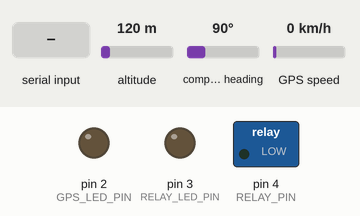
This sketch was run on a simulated Arduino Uno, built with avr-gcc and run on an emulated ATmega328P. Parts: switched loads named in the sketch (green lamp = pin HIGH), output pins drawn as LEDs (lit = HIGH). The inputs (shaded band) are chosen by the test bench; at power-on: altitude 120 m, compass heading 90°, GPS speed 0 km/h. EEPROM starts erased; the GPS gets a fix after 3 s at 37.7749, -122.4194 with 8 satellites; what the sketch prints to the serial monitor is not drawn.

Above: at 1.8 s.
1.9 s: "relayon\n" received over Serial
At 2.5 s:
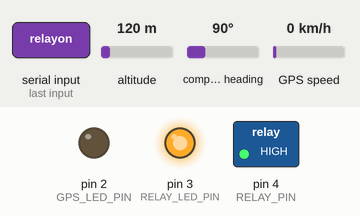
6.0 s: "relayoff\n" received over Serial
At 10.0 s:
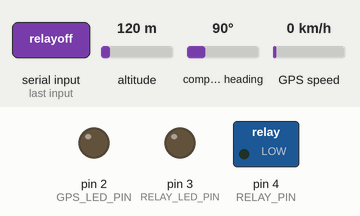
10.1 s: byte 36 (MSG_END) received over Serial
Timing chart, 0 to 18.1 s (numbered marks = the images above; inputs shaded):
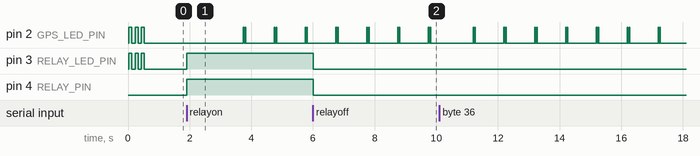

The sketch:

NiaotoShield_CutOff.ino
```cpp
#include <TinyGPS++.h>
#include <SoftwareSerial.h>
#include <EEPROM.h>
// AESLib and SHA256 not needed for initial testing
// #include <AESLib.h>
// #include <SHA256.h>

// Pin definitions
#define GPS_RX_PIN 8        // Connect to GPS TX
#define GPS_TX_PIN 9        // Connect to GPS RX
#define RELAY_PIN 4         // Relay control pin
#define GPS_LED_PIN 2       // LED orange for GPS status indicator
#define RELAY_LED_PIN 3     // LED blue for relay status indicator

// Message markers for simple communication
#define MSG_START '#'
#define MSG_END '$'

// GPS update intervals in milliseconds
#define GPS_UPDATE_INTERVAL 1000   // Check GPS every second
#define PI_UPDATE_INTERVAL 10000   // Send to Pi every 10 seconds (reduced from 60s)

// EEPROM addresses for storing last valid location
#define EEPROM_VALID_FLAG 0    // 1 byte
#define EEPROM_LAT_ADDR 1      // 4 bytes
#define EEPROM_LNG_ADDR 5      // 4 bytes

// The TinyGPS++ object
TinyGPSPlus gps;

// The serial connection to the GPS device
SoftwareSerial gpsSerial(GPS_RX_PIN, GPS_TX_PIN);

// Variables to store GPS data
double latitude = 0.0;
double longitude = 0.0;
bool hasValidLocation = false;
bool currentGpsValid = false;
bool relayState = false;
unsigned long lastGpsUpdate = 0;
unsigned long lastPiUpdate = 0;
unsigned long lastDebugOutput = 0;

// Buffer for incoming messages
char buffer[64];
int bufferIndex = 0;
bool messageStarted = false;

// Function to store location in EEPROM
void storeLocation(double lat, double lng) {
  // Store valid flag
  EEPROM.write(EEPROM_VALID_FLAG, 1);

  // Store latitude
  byte* latBytes = (byte*)&lat;
  for (int i = 0; i < sizeof(double); i++) {
    EEPROM.write(EEPROM_LAT_ADDR + i, latBytes[i]);
  }

  // Store longitude
  byte* lngBytes = (byte*)&lng;
  for (int i = 0; i < sizeof(double); i++) {
    EEPROM.write(EEPROM_LNG_ADDR + i, lngBytes[i]);
  }
}

// Function to load location from EEPROM
bool loadStoredLocation() {
  // Check if we have valid stored data
  if (EEPROM.read(EEPROM_VALID_FLAG) != 1) {
    return false;
  }

  // Read latitude
  byte latBytes[sizeof(double)];
  for (int i = 0; i < sizeof(double); i++) {
    latBytes[i] = EEPROM.read(EEPROM_LAT_ADDR + i);
  }
  latitude = *((double*)latBytes);

  // Read longitude
  byte lngBytes[sizeof(double)];
  for (int i = 0; i < sizeof(double); i++) {
    lngBytes[i] = EEPROM.read(EEPROM_LNG_ADDR + i);
  }
  longitude = *((double*)lngBytes);

  return true;
}

void setup() {
  // Initialize hardware serial for Pi communication
  Serial.begin(9600);

  // Initialize GPS module
  gpsSerial.begin(9600);

  // Initialize pins
  pinMode(RELAY_PIN, OUTPUT);
  pinMode(GPS_LED_PIN, OUTPUT);
  pinMode(RELAY_LED_PIN, OUTPUT);

  // Set initial states
  digitalWrite(RELAY_PIN, LOW);
  digitalWrite(GPS_LED_PIN, LOW);
  digitalWrite(RELAY_LED_PIN, LOW);

  // Try to load last known location from EEPROM
  hasValidLocation = loadStoredLocation();

  // If no stored location, use a default location for testing
  if (!hasValidLocation) {
    latitude = 35.501853;
    longitude = 11.054234;
    hasValidLocation = true;
    storeLocation(latitude, longitude);
  }

  // Flash LEDs to indicate startup
  for (int i = 0; i < 3; i++) {
    digitalWrite(GPS_LED_PIN, HIGH);
    digitalWrite(RELAY_LED_PIN, HIGH);
    delay(100);
    digitalWrite(GPS_LED_PIN, LOW);
    digitalWrite(RELAY_LED_PIN, LOW);
    delay(100);
  }

  // Clear any leftover data in the serial buffer
  while (Serial.available()) {
    Serial.read();
  }

  // Send ready message
  Serial.println("NiatoShield CutOff Board Ready");
  Serial.println("Available commands:");
  Serial.println("relayon - Turn relay on");
  Serial.println("relayoff - Turn relay off");
  Serial.println("gps - Request GPS data");
}

void loop() {
  // Read GPS data silently
  while (gpsSerial.available() > 0) {
    if (gps.encode(gpsSerial.read())) {
      if (gps.location.isValid()) {
        latitude = gps.location.lat();
        longitude = gps.location.lng();
        storeLocation(latitude, longitude);
        digitalWrite(GPS_LED_PIN, HIGH);
        delay(20);
        digitalWrite(GPS_LED_PIN, LOW);
      }
    }
  }

  // Check for commands from Serial Monitor or Pi
  readSerialCommands();
}

void readSerialCommands() {
  // Check if data is available
  if (Serial.available() > 0) {
    // Wait a bit for the complete command
    delay(10);

    // Read from Serial - two methods:

    // Method 1: For formatted protocol (from Pi)
    if (Serial.peek() == MSG_START) {
      // Protocol format with markers
      messageStarted = false;
      bufferIndex = 0;

      while (Serial.available() > 0) {
        char c = Serial.read();

        if (c == MSG_START) {
          messageStarted = true;
          bufferIndex = 0;
        }
        else if (messageStarted && c == MSG_END) {
          buffer[bufferIndex] = '\0'; // Null terminate the string
          processCommand(buffer);
          return;
        }
        else if (messageStarted && bufferIndex < sizeof(buffer) - 1) {
          buffer[bufferIndex++] = c;
        }
      }
    }
    // Method 2: For direct Serial Monitor input
    else {
      String command = Serial.readStringUntil('\n');
      command.trim();

      // Print the received command for debugging
      Serial.print("Received: ");
      Serial.println(command);

      // Convert to char array for processing
      command.toCharArray(buffer, sizeof(buffer));
      processCommand(buffer);
    }
  }
}

void sendGpsData() {
  Serial.println("GPS Data:");
  Serial.print("Latitude: ");
  Serial.println(latitude, 6);
  Serial.print("Longitude: ");
  Serial.println(longitude, 6);
  Serial.print("Status: ");
  Serial.println(gps.location.isValid() ? "VALID" : "STORED");

  // Also send in protocol format for the Pi
  Serial.print(MSG_START);
  Serial.print("GPS:");
  Serial.print(latitude, 6);
  Serial.print(",");
  Serial.print(longitude, 6);
  Serial.print(",");
  Serial.print(gps.location.isValid() ? "VALID" : "STORED");
  Serial.print(MSG_END);
  Serial.flush();
}

void processCommand(const char* command) {
  // Convert to lowercase for case-insensitive comparison
  char lowerCommand[64];
  strncpy(lowerCommand, command, sizeof(lowerCommand));
  lowerCommand[sizeof(lowerCommand)-1] = '\0';

  // Convert to lowercase
  for (int i = 0; lowerCommand[i]; i++) {
    lowerCommand[i] = tolower(lowerCommand[i]);
  }

  // Process commands
  if (strstr(lowerCommand, "relayon") != NULL) {
    digitalWrite(RELAY_PIN, HIGH);
    digitalWrite(RELAY_LED_PIN, HIGH);
    relayState = true;
    Serial.println("Relay turned ON");

    // For Pi protocol
    Serial.print(MSG_START);
    Serial.print("ACK:RELAY_ON");
    Serial.print(MSG_END);
  }
  else if (strstr(lowerCommand, "relayoff") != NULL) {
    digitalWrite(RELAY_PIN, LOW);
    digitalWrite(RELAY_LED_PIN, LOW);
    relayState = false;
    Serial.println("Relay turned OFF");

    // For Pi protocol
    Serial.print(MSG_START);
    Serial.print("ACK:RELAY_OFF");
    Serial.print(MSG_END);
  }
  else if (strstr(lowerCommand, "gps") != NULL) {
    sendGpsData();
  }
  else {
    Serial.print("Unknown command: ");
    Serial.println(command);
  }

  Serial.flush();
} 
```

Measured:
- after the input at 1.9 s, pin 3 (RELAY_LED_PIN), pin 4 (RELAY_PIN): LOW → HIGH at once
- after the input at 6.0 s, pin 3 (RELAY_LED_PIN), pin 4 (RELAY_PIN): HIGH → LOW at once
- by itself, pin 2 (GPS_LED_PIN): repeats every 1.0 s: LOW 0.04 s, HIGH 0.02 s, LOW 0.92 s, HIGH 0.02 s
